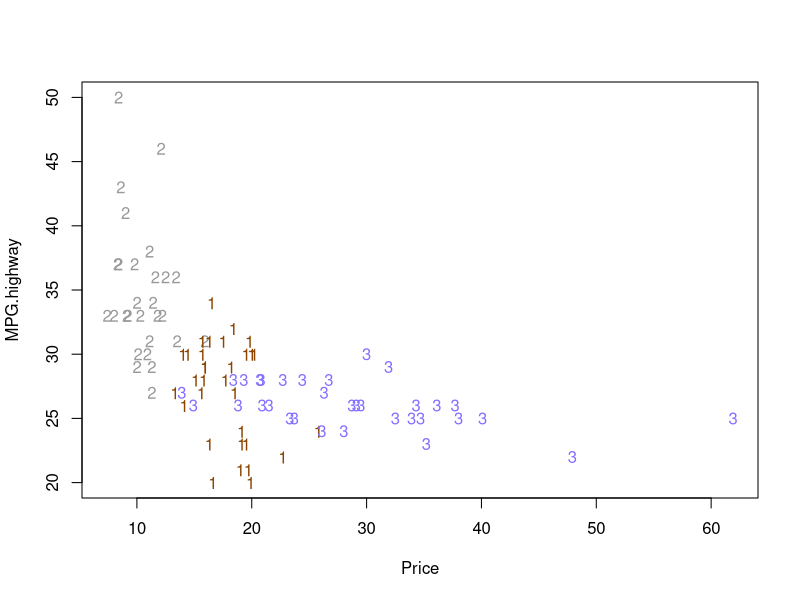

Recreate this plot in R.
library(fpc)


### Name: clucols
### Title: Sets of colours and symbols for cluster plotting
### Aliases: clucols clugrey clusym
### Keywords: cluster

### ** Examples

  set.seed(112233)
  require(MASS)
  require(flexmix)
  data(Cars93)
  Cars934 <- Cars93[,c(3,5,8,10)]
  cc <-
    discrete.recode(Cars934,xvarsorted=FALSE,continuous=c(2,3),discrete=c(1,4))
  fcc <- flexmix(cc$data~1,k=3,
  model=lcmixed(continuous=2,discrete=2,ppdim=c(6,3),diagonal=TRUE))
  plot(Cars934[,c(2,3)],col=clucols(3)[fcc@cluster],pch=clusym[fcc@cluster])
